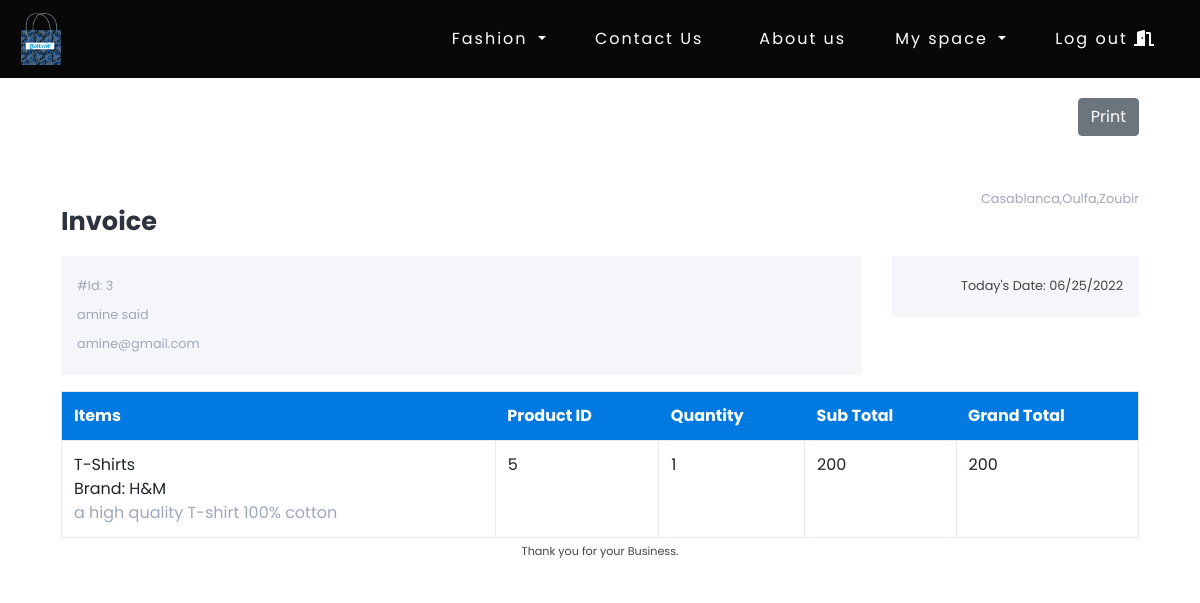
The app's page /myInvoice.php?idProMen=5&idCmd=1 (signed in) with its own data.
### tables this page shows
CREATE TABLE `commande` (
  `idCmd` int(11) NOT NULL,
  `userId` int(11) DEFAULT NULL,
  `idProMen` int(11) DEFAULT NULL,
  `idProWomen` int(11) DEFAULT NULL,
  `idDeliver` int(11) DEFAULT NULL,
  `dateLivraison` date NOT NULL,
  `adresseLivraison` varchar(100) NOT NULL,
  `qte` int(11) NOT NULL,
  `prix` int(11) NOT NULL
);

CREATE TABLE `users` (
  `userId` int(11) NOT NULL,
  `userName` varchar(128) NOT NULL,
  `userLastName` varchar(128) NOT NULL,
  `userEmail` varchar(128) NOT NULL,
  `userUid` varchar(128) NOT NULL,
  `userPwd` varchar(128) NOT NULL,
  `image` varchar(100) DEFAULT NULL,
  `adresse` varchar(100) DEFAULT NULL
);

CREATE TABLE `product_men` (
  `idPro` int(11) NOT NULL,
  `marque` varchar(100) NOT NULL,
  `titre` varchar(100) NOT NULL,
  `taille` varchar(100) NOT NULL,
  `prix` varchar(100) NOT NULL,
  `image` varchar(180) NOT NULL,
  `description` text DEFAULT NULL
);

### myInvoice.php (the view, shortened to what this page needs)
<?php
$conn=mysqli_connect('localhost','root','','bewow') or die(mysqli_error($conn));
if($conn){
?>
<!DOCTYPE html>
<html lang="en">
<head>
</head>
<link rel="stylesheet" href="https://maxcdn.bootstrapcdn.com/bootstrap/4.5.2/css/bootstrap.min.css">
<link rel="stylesheet" href="https://use.fontawesome.com/releases/v5.15.4/css/all.css">
<body>
<nav class="navbar navbar-expand-sm bg-dark navbar-dark" style="min-height: 8vh;background-color:#080808 !important">
            <a class="navbar-brand" href="HomePage.php" style="padding: 5px;"><img src="img/logo.png" alt="logo" style="width: 40px;"></a>
            <ul class="navbar-nav">
                <div class="collapse navbar-collapse" id="collapsibleNavbar">
                    <div class="btn-group">
                        <button type="button" class="btn dropdown-toggle" data-toggle="dropdown" style=" padding-right:20px;color:white !important; padding-left: 20px;color: rgba(255,255,255,.5); letter-spacing: 2px;">
                            Fashion
                        </button>
                    </div>
                    <li class="nav-item ">
                        <a class="nav-link " href="contact.php" style="color:white">Contact Us</a>
                    </li>
                    <li class="nav-item ">
                        <a class="nav-link " href="abtus.php" style="color:white">About us</a>
                    </li>
                    <div class="btn-group">
                    <button type="button" class="btn dropdown-toggle" data-toggle="dropdown" style=" padding-right:20px;color:white !important; padding-left: 20px;color: rgba(255,255,255,.5); letter-spacing: 2px;">
                        My space
                    </button>
                    </div>
                    <li class="nav-item ">
                        <a class="nav-link " href="PhpSheets/logout.php" style="color:white">Log out <i class="fas fa-door-open"></i></a>
                    </li>
            </ul>
        </nav>
        <?php
        $userId=$_SESSION['userid'];
        if(isset($_GET['idProMen'],$_GET['idCmd'])){
            $idPro=$_GET['idProMen'];
            $idCmd=$_GET['idCmd'];
            $sql="SELECT users.userName,users.userLastName,users.userEmail,users.adresse,users.userId,
            commande.idCmd,commande.qte,commande.prix as 'totalPrix',
            product_men.idPro,product_men.prix,product_men.titre,product_men.description,product_men.marque
            from commande ,users,product_men
            where commande.idCmd=$idCmd
            and product_men.idPro=$idPro
            and users.userId=$userId";
            $result=mysqli_query($conn,$sql) or die(mysqli_error($conn));
            if(mysqli_num_rows($result)>0){
                $line1=mysqli_fetch_assoc($result);
        ?>
<div class="container">
<div class="row gutters">
		<div class="col-xl-12 col-lg-12 col-md-12 col-sm-12 col-12">
			<div class="card">
				<div class="card-body p-0">
					<div class="invoice-container">
						<div class="invoice-header">
							<div class="row gutters">
								<div class="col-xl-12 col-lg-12 col-md-12 col-sm-12">
									<div class="custom-actions-btns mb-5">
										<a href="#" class="btn btn-secondary"onclick="window.print()">
											<i class="icon-printer"></i> Print
										</a>
									</div>
								</div>
							</div>
							<div class="row gutters">
								<div class="col-xl-6 col-lg-6 col-md-6 col-sm-6">
									<a href="index.html" class="invoice-logo">
										Invoice
									</a>
								</div>
								<div class="col-lg-6 col-md-6 col-sm-6">
									<address class="text-right">
										<?php echo $line1['adresse'];?>
									</address>
								</div>
							</div>
							<div class="row gutters">
								<div class="col-xl-9 col-lg-9 col-md-12 col-sm-12 col-12">
									<div class="invoice-details">
										<address>
                                        <?php echo "#Id: ".$line1['userId']?><br>
                                        <?php echo $line1['userName']." ".$line1['userLastName'];?><br>
                                        <?php echo $line1['userEmail'];?>
										</address>
									</div>
								</div>
								<div class="col-xl-3 col-lg-3 col-md-12 col-sm-12 col-12">
									<div class="invoice-details">
										<div class="invoice-num">
											<div class="dateNow">Today's Date: </div>
										</div>
									</div>
								</div>
							</div>
						</div>
						<div class="invoice-body">
							<div class="row gutters">
								<div class="col-lg-12 col-md-12 col-sm-12">
									<div class="table-responsive">
										<table class="table custom-table m-0">
											<thead>
												<tr>
													<th>Items</th>
													<th>Product ID</th>
													<th>Quantity</th>
													<th>Sub Total</th>
                                                    <th>Grand Total</th>
												</tr>
											</thead>
											<tbody>
												<tr>
													<td>
                                                    <?php echo $line1['titre']." <br/>Brand: ".$line1['marque'];?>
														<p class="m-0 text-muted">
                                                        <?php echo $line1['description'];?>
														</p>
													</td>
													<td><?php echo $line1['idPro'];?></td>
													<td><?php echo $line1['qte'];?></td>
													<td><?php echo $line1['prix'];?></td>
                                                    <td><?php echo $line1['totalPrix'];?></td>
												</tr>
											</tbody>
										</table>
									</div>
								</div>
							</div>
						</div>
						<div class="invoice-footer">
							Thank you for your Business.
						</div>
					</div>
				</div>
			</div>
		</div>
	</div>
</div>
<?php
            }
        ?>
        <?php }else if(isset($_GET['idProWomen'],$_GET['idCmd'])){
             $idPro=$_GET['idProWomen'];
             $idCmd=$_GET['idCmd'];
             $sql="SELECT users.userName,users.userLastName,users.userEmail,users.adresse,users.userId,
             commande.idCmd,commande.qte,commande.prix as 'totalPrix',
             product_women.idPro,product_women.prix,product_women.titre,product_women.description,product_women.marque
             from commande ,users,product_women
             where commande.idCmd=$idCmd
             and product_women.idPro=$idPro
             and users.userId=$userId";
             $result=mysqli_query($conn,$sql) or die(mysqli_error($conn));
             if(mysqli_num_rows($result)>0){
                 $line1=mysqli_fetch_assoc($result);
                 ?>
                 <div class="container">
<div class="row gutters">
		<div class="col-xl-12 col-lg-12 col-md-12 col-sm-12 col-12">
			<div class="card">
				<div class="card-body p-0">
					<div class="invoice-container">
						<div class="invoice-header">
							<div class="row gutters">
								<div class="col-xl-12 col-lg-12 col-md-12 col-sm-12">
									<div class="custom-actions-btns mb-5">
										<a href="#" class="btn btn-secondary"onclick="window.print()">
											<i class="icon-printer"></i> Print
										</a>
									</div>
								</div>
							</div>
							<div class="row gutters">
								<div class="col-xl-6 col-lg-6 col-md-6 col-sm-6">
									<a href="index.html" class="invoice-logo">
										Invoice
									</a>
								</div>
								<div class="col-lg-6 col-md-6 col-sm-6">
									<address class="text-right">
										<?php echo $line1['adresse'];?>
									</address>
								</div>
							</div>
							<div class="row gutters">
								<div class="col-xl-9 col-lg-9 col-md-12 col-sm-12 col-12">
									<div class="invoice-details">
										<address>
                                        <?php echo "#Id: ".$line1['userId']?><br>
                                        <?php echo $line1['userName']." ".$line1['userLastName'];?><br>
                                        <?php echo $line1['userEmail'];?>
										</address>
									</div>
								</div>
								<div class="col-xl-3 col-lg-3 col-md-12 col-sm-12 col-12">
									<div class="invoice-details">
										<div class="invoice-num">
											<div class="dateNow">Today's Date: </div>
										</div>
									</div>
								</div>
							</div>
						</div>
						<div class="invoice-body">
							<div class="row gutters">
								<div class="col-lg-12 col-md-12 col-sm-12">
									<div class="table-responsive">
										<table class="table custom-table m-0">
											<thead>
												<tr>
													<th>Items</th>
													<th>Product ID</th>
													<th>Quantity</th>
													<th>Sub Total</th>
                                                    <th>Grand Total</th>
												</tr>
											</thead>
											<tbody>
												<tr>
													<td>
                                                    <?php echo $line1['titre']." <br/>Brand: ".$line1['marque'];?>
														<p class="m-0 text-muted">
                                                        <?php echo $line1['description'];?>
														</p>
													</td>
													<td><?php echo $line1['idPro'];?></td>
													<td><?php echo $line1['qte'];?></td>
													<td><?php echo $line1['prix'];?></td>
                                                    <td><?php echo $line1['totalPrix'];?></td>
												</tr>
											</tbody>
										</table>
									</div>
								</div>
							</div>
						</div>
						<div class="invoice-footer">
							Thank you for your Business.
						</div>
					</div>
				</div>
			</div>
		</div>
	</div>
</div>
                 <?php
             }
        }
?>
</body>
</html>
<?php
}
?>

### myInvoice.php (style rules this page uses)
body { font-family: 'Poppins',sans-serif; color: #444444; }
li { letter-spacing: 2px; padding-right: 20px; padding-left: 20px; }
.navbar-nav { margin-left: auto; }
.invoice-container { padding: 1rem; }
.invoice-container .invoice-header .invoice-logo { margin: 0.8rem 0 0 0; display: inline-block; font-size: 1.6rem; font-weight: 700; color: #2e323c; }
.invoice-container .invoice-header address { font-size: 0.8rem; color: #9fa8b9; margin: 0; }
.invoice-container .invoice-details { margin: 1rem 0 0 0; padding: 1rem; line-height: 180%; background: #f5f6fa; }
.invoice-container .invoice-details .invoice-num { text-align: right; font-size: 0.8rem; }
.invoice-container .invoice-body { padding: 1rem 0 0 0; }
.invoice-container .invoice-footer { text-align: center; font-size: 0.7rem; margin: 5px 0 0 0; }
.custom-table { border: 1px solid #e0e3ec; }
.custom-table thead { background: #007ae1; }
.custom-table thead th { border: 0; color: #ffffff; }
.custom-table > tbody td { border: 1px solid #e6e9f0; }
.card { background: #ffffff; -webkit-border-radius: 5px; -moz-border-radius: 5px; border-radius: 5px; border: 0; margin-bottom: 1rem; }
.text-muted { color: #9fa8b9 !important; }
.custom-actions-btns { margin: auto; display: flex; justify-content: flex-end; }
.custom-actions-btns .btn { margin: .3rem 0 .3rem .3rem; }

### records on screen
commande: userId.adresse "Casablanca,Oulfa,Zoubir", userId.userId "3", userId.userName "amine", userId.userLastName "said", userId.userEmail "amine@gmail.com", idProMen.titre "T-Shirts", idProMen.marque "H&M", idProMen.description "a high quality T-shirt 100% cotton", idProMen.idPro "5", qte "1", idProMen.prix "200", prix "200"
